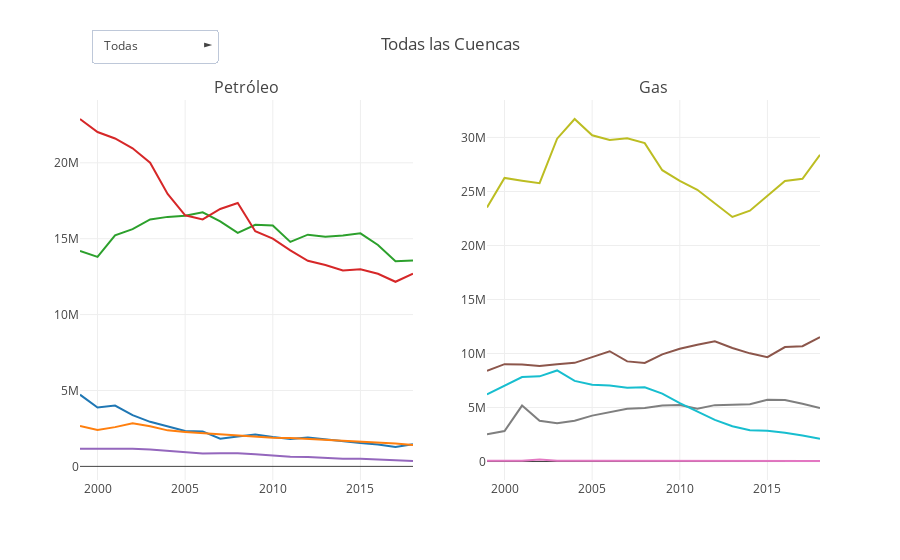

Source (notebook cell):
### Code cell
# Fuente de este codigo: https://stackoverflow.com/questions/50518090/python-plotly-multiple-dropdown-plots-each-of-which-have-subplots

# Creo figura
labels = ["Austral", "Cuyana", "Golfo San Jorge", "Neuquina", "Noroeste"]

fig = tools.make_subplots(rows=1, cols=2, subplot_titles=('Petróleo', 'Gas'), print_grid=False)

# Creo graficos de petroleo
austral_pet_an = go.Scatter(x=df_cuenca.query('cuenca == "AUSTRAL"').anio,
                        y=df_cuenca.query('cuenca == "AUSTRAL"').produccion_petroleo,
                        name='Austral')

cuyana_pet_an = go.Scatter(x=df_cuenca.query('cuenca == "CUYANA"').anio,
                        y=df_cuenca.query('cuenca == "CUYANA"').produccion_petroleo,
                        name='Cuyana')

golfo_pet_an = go.Scatter(x=df_cuenca.query('cuenca == "GOLFO SAN JORGE"').anio,
                        y=df_cuenca.query('cuenca == "GOLFO SAN JORGE"').produccion_petroleo,
                        name='Golfo San Jorge')

neuquina_pet_an = go.Scatter(x=df_cuenca.query('cuenca == "NEUQUINA"').anio,
                        y=df_cuenca.query('cuenca == "NEUQUINA"').produccion_petroleo,
                        name='Neuquina')

noroeste_pet_an = go.Scatter(x=df_cuenca.query('cuenca == "NOROESTE"').anio,
                        y=df_cuenca.query('cuenca == "NOROESTE"').produccion_petroleo,
                        name='Noroeste')

# Superpongo graficos para que funcione el efecto de la botonera
fig.append_trace(austral_pet_an, 1, 1)
fig.append_trace(cuyana_pet_an, 1, 1)
fig.append_trace(golfo_pet_an, 1, 1)
fig.append_trace(neuquina_pet_an, 1, 1)
fig.append_trace(noroeste_pet_an, 1, 1)


# Creo graficos de gas
austral_gas_an = go.Scatter(x=df_cuenca.query('cuenca == "AUSTRAL"').anio,
                        y=df_cuenca.query('cuenca == "AUSTRAL"').produccion_gas,
                        name='Austral')

cuyana_gas_an = go.Scatter(x=df_cuenca.query('cuenca == "CUYANA"').anio,
                        y=df_cuenca.query('cuenca == "CUYANA"').produccion_gas,
                        name='Cuyana')

golfo_gas_an = go.Scatter(x=df_cuenca.query('cuenca == "GOLFO SAN JORGE"').anio,
                        y=df_cuenca.query('cuenca == "GOLFO SAN JORGE"').produccion_gas,
                        name='Golfo San Jorge')

neuquina_gas_an = go.Scatter(x=df_cuenca.query('cuenca == "NEUQUINA"').anio,
                        y=df_cuenca.query('cuenca == "NEUQUINA"').produccion_gas,
                        name='Neuquina')

noroeste_gas_an = go.Scatter(x=df_cuenca.query('cuenca == "NOROESTE"').anio,
                        y=df_cuenca.query('cuenca == "NOROESTE"').produccion_gas,
                        name='Noroeste')

fig.append_trace(austral_gas_an, 1, 2)
fig.append_trace(cuyana_gas_an, 1, 2)
fig.append_trace(golfo_gas_an, 1, 2)
fig.append_trace(neuquina_gas_an, 1, 2)
fig.append_trace(noroeste_gas_an, 1, 2)

### Creo botonera 
buttons = []
for i, label in enumerate(labels):
    visibility = [i==j for j in range(len(labels))]
    button = dict(
                 label =  label,
                 method = 'update',
                 args = [{'visible': visibility},
                     {'title': label}])
    buttons.append(button)
    
buttons.append({'label': 'Todas',
                'method': 'update',
                'args': [{'visible': [True, True, True, True, True]}, {'title': 'Todas las Cuencas'}]})
    

updatemenus = list([
    dict(active=5,
        buttons=buttons,
         x=0.1,
         y=1.1,
         xanchor = 'center',
         yanchor = 'bottom',
         direction="right"
    )   
])

fig['layout']['title'] = 'Todas las Cuencas'
fig['layout']['showlegend'] = False
fig['layout']['updatemenus'] = updatemenus

iplot(fig, filename='dropdown')

### Figure 1 — Plotly figure (JSON) as saved in the notebook; plotly's stock layout.template omitted (floating-point values rounded to 4 significant figures)
{"data": [{"name": "Austral", "type": "scatter", "uid": "ceba043b-b173-4268-a366-d68bac0174f0", "x": [1999, 2000, 2001, 2002, 2003, 2004, 2005, 2006, 2007, 2008, 2009, 2010, 2011, 2012, 2013, 2014, 2015, 2016, 2017, 2018], "xaxis": "x", "y": ["4,723,917", "3,881,136", "4,008,508", "3,376,451", "2,935,073", "2,656,956", "2,338,484", "2,303,977", "1,826,903", "1,964,621", "2,107,202", "1,939,057", "1,804,475", "1,904,973", "1,767,278", "1,654,046", "1,536,691", "1,448,487", "1,270,054", "1,459,878"], "yaxis": "y"}, {"name": "Cuyana", "type": "scatter", "uid": "8c2bfdbc-0626-4ff8-8c25-8983d0f510e7", "x": [1999, 2000, 2001, 2002, 2003, 2004, 2005, 2006, 2007, 2008, 2009, 2010, 2011, 2012, 2013, 2014, 2015, 2016, 2017, 2018], "xaxis": "x", "y": ["2,659,489", "2,405,211", "2,586,160", "2,839,595", "2,645,169", "2,373,699", "2,273,682", "2,194,486", "2,103,896", "2,018,206", "1,914,795", "1,882,904", "1,871,769", "1,816,417", "1,753,229", "1,701,693", "1,614,280", "1,581,676", "1,505,397", "1,404,298"], "yaxis": "y"}, {"name": "Golfo San Jorge", "type": "scatter", "uid": "42356cfd-16fc-48ff-94e4-9e0a25276afb", "x": [1999, 2000, 2001, 2002, 2003, 2004, 2005, 2006, 2007, 2008, 2009, 2010, 2011, 2012, 2013, 2014, 2015, 2016, 2017, 2018], "xaxis": "x", "y": ["14,194,013", "13,804,252", "15,221,825", "15,632,382", "16,270,039", "16,436,761", "16,505,833", "16,734,899", "16,138,826", "15,383,414", "15,914,545", "15,868,202", "14,786,525", "15,262,564", "15,133,166", "15,215,428", "15,350,793", "14,588,582", "13,507,679", "13,564,277"], "yaxis": "y"}, {"name": "Neuquina", "type": "scatter", "uid": "5f91e5e6-3194-4830-9d92-72770c97ce77", "x": [1999, 2000, 2001, 2002, 2003, 2004, 2005, 2006, 2007, 2008, 2009, 2010, 2011, 2012, 2013, 2014, 2015, 2016, 2017, 2018], "xaxis": "x", "y": ["22,884,492", "22,028,372", "21,600,907", "20,951,913", "20,001,263", "17,952,039", "16,538,314", "16,266,501", "16,958,754", "17,346,449", "15,495,552", "15,002,583", "14,233,198", "13,543,911", "13,264,860", "12,906,054", "12,984,135", "12,687,039", "12,161,557", "12,688,978"], "yaxis": "y"}, {"name": "Noroeste", "type": "scatter", "uid": "970910ee-14a4-4667-8eb2-967228cad00f", "x": [1999, 2000, 2001, 2002, 2003, 2004, 2005, 2006, 2007, 2008, 2009, 2010, 2011, 2012, 2013, 2014, 2015, 2016, 2017, 2018], "xaxis": "x", "y": ["1,166,461", "1,169,794", "1,199,592", "1,160,240", "1,105,510", "1,013,492", "916,154", "846,471", "872,825", "868,661", "807,847", "720,670", "630,312", "611,655", "542,558", "501,035", "506,091", "462,610", "417,784", "355,110"], "yaxis": "y"}, {"name": "Austral", "type": "scatter", "uid": "1e6094ae-2145-4f9c-8f92-4618e8a6c7b7", "x": [1999, 2000, 2001, 2002, 2003, 2004, 2005, 2006, 2007, 2008, 2009, 2010, 2011, 2012, 2013, 2014, 2015, 2016, 2017, 2018], "xaxis": "x2", "y": ["8,406,767", "9,011,698", "8,972,981", "8,835,716", "9,011,306", "9,135,207", "9,660,327", "10,210,424", "9,270,829", "9,119,486", "9,917,585", "10,435,711", "10,818,359", "11,135,404", "10,513,837", "10,015,263", "9,653,502", "10,591,925", "10,681,723", "11,521,125"], "yaxis": "y2"}, {"name": "Cuyana", "type": "scatter", "uid": "7b230f86-c093-4317-9271-ef61bbe1a760", "x": [1999, 2000, 2001, 2002, 2003, 2004, 2005, 2006, 2007, 2008, 2009, 2010, 2011, 2012, 2013, 2014, 2015, 2016, 2017, 2018], "xaxis": "x2", "y": ["78,773", "75,351", "75,486", "194,593", "81,315", "64,368", "64,412", "61,918", "58,403", "57,686", "59,516", "59,173", "61,403", "58,284", "58,121", "56,391", "54,040", "51,298", "48,414", "48,964"], "yaxis": "y2"}, {"name": "Golfo San Jorge", "type": "scatter", "uid": "ab34061d-ac03-421a-8c84-703da16ac4fb", "x": [1999, 2000, 2001, 2002, 2003, 2004, 2005, 2006, 2007, 2008, 2009, 2010, 2011, 2012, 2013, 2014, 2015, 2016, 2017, 2018], "xaxis": "x2", "y": ["2,531,407", "2,820,268", "5,177,654", "3,777,672", "3,538,279", "3,783,403", "4,249,454", "4,565,435", "4,889,201", "4,956,993", "5,191,358", "5,230,835", "4,879,907", "5,219,453", "5,234,116", "5,301,877", "5,715,245", "5,703,558", "5,348,235", "4,948,074"], "yaxis": "y2"}, {"name": "Neuquina", "type": "scatter", "uid": "ebbdd6d0-4b22-430f-8fa5-e580d6d05f88", "x": [1999, 2000, 2001, 2002, 2003, 2004, 2005, 2006, 2007, 2008, 2009, 2010, 2011, 2012, 2013, 2014, 2015, 2016, 2017, 2018], "xaxis": "x2", "y": ["23,525,111", "26,251,309", "25,989,634", "25,763,517", "29,885,194", "31,708,425", "30,197,250", "29,759,750", "29,925,194", "29,473,807", "26,970,412", "25,978,767", "25,159,268", "23,857,753", "22,642,016", "23,217,219", "24,630,343", "25,969,804", "26,177,450", "28,394,026"], "yaxis": "y2"}, {"name": "Noroeste", "type": "scatter", "uid": "e2572639-c62e-4dce-baaa-d6fdbc09f462", "x": [1999, 2000, 2001, 2002, 2003, 2004, 2005, 2006, 2007, 2008, 2009, 2010, 2011, 2012, 2013, 2014, 2015, 2016, 2017, 2018], "xaxis": "x2", "y": ["6,206,961", "7,052,938", "7,822,812", "7,885,602", "8,431,648", "7,465,585", "7,107,158", "7,048,243", "6,827,505", "6,880,214", "6,280,379", "5,403,097", "4,608,616", "3,852,801", "3,260,199", "2,893,276", "2,852,403", "2,671,244", "2,400,836", "2,108,993"], "yaxis": "y2"}], "layout": {"annotations": [{"font": {"size": 16}, "showarrow": false, "text": "Petróleo", "x": 0.225, "xanchor": "center", "xref": "paper", "y": 1, "yanchor": "bottom", "yref": "paper"}, {"font": {"size": 16}, "showarrow": false, "text": "Gas", "x": 0.775, "xanchor": "center", "xref": "paper", "y": 1, "yanchor": "bottom", "yref": "paper"}], "showlegend": false, "title": {"text": "Todas las Cuencas"}, "updatemenus": [{"active": 5, "buttons": [{"args": [{"visible": [true, false, false, false, false]}, {"title": "Austral"}], "label": "Austral", "method": "update"}, {"args": [{"visible": [false, true, false, false, false]}, {"title": "Cuyana"}], "label": "Cuyana", "method": "update"}, {"args": [{"visible": [false, false, true, false, false]}, {"title": "Golfo San Jorge"}], "label": "Golfo San Jorge", "method": "update"}, {"args": [{"visible": [false, false, false, true, false]}, {"title": "Neuquina"}], "label": "Neuquina", "method": "update"}, {"args": [{"visible": [false, false, false, false, true]}, {"title": "Noroeste"}], "label": "Noroeste", "method": "update"}, {"args": [{"visible": [true, true, true, true, true]}, {"title": "Todas las Cuencas"}], "label": "Todas", "method": "update"}], "direction": "right", "x": 0.1, "xanchor": "center", "y": 1.1, "yanchor": "bottom"}], "xaxis": {"anchor": "y", "domain": [0, 0.45]}, "xaxis2": {"anchor": "y2", "domain": [0.55, 1]}, "yaxis": {"anchor": "x", "domain": [0, 1]}, "yaxis2": {"anchor": "x2", "domain": [0, 1]}}}
